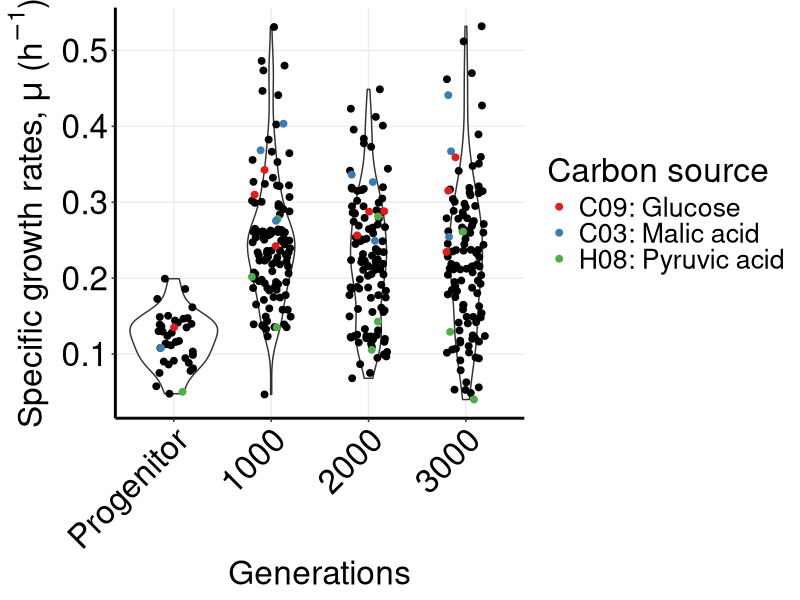
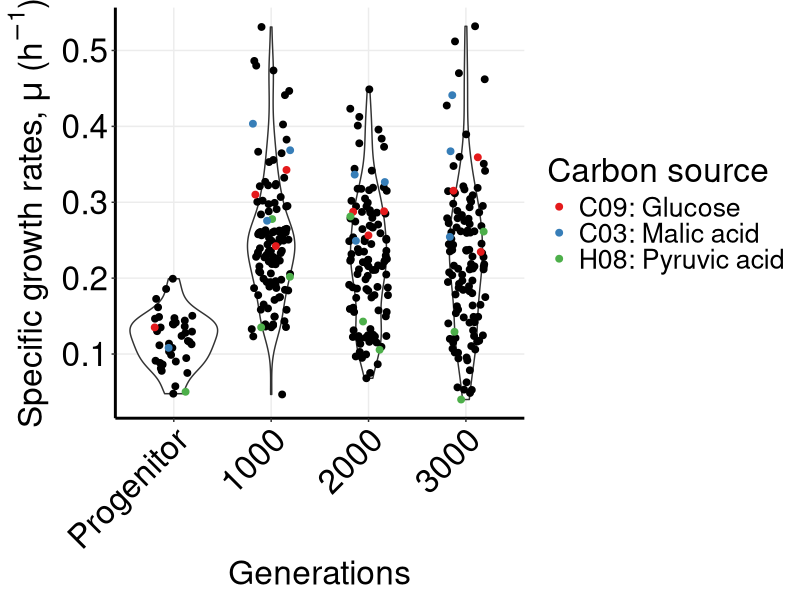

Here is the R script that generated these plots, in order:
# Load required libraries
library(tidyr)
library(dplyr)
library(ggplot2)
library(readxl)
library(tidyverse)

# Read Excel data
df <- read_excel("2024-08-01_growthParameters_LTEE_PM1_48h_edit_04-08-25_cut_edit_top-bottom_edit3_carbon sources.xlsx")

# Set factor levels for Time
df$Time <- factor(df$Time, levels = c("Progenitor", "1000", "2000", "3000"))

# Convert Time to numeric for fitting (used only in smooth line)
df <- df %>%
  mutate(Time_numeric = case_when(
    Time == "Progenitor" ~ 0,
    Time == "1000" ~ 1000,
    Time == "2000" ~ 2000,
    Time == "3000" ~ 3000,
    TRUE ~ NA_real_
  ))

# Define y-axis label with mu symbol
y_label <- expression("Specific growth rates, " * mu * " (h"^{-1}*")")

# Create a combined column for coloring
df <- df %>%
  mutate(ValueColor = case_when(
      #!is.na(A05) ~ as.character(A05),  # Take High value if present
      #!is.na(A08) ~ as.character(A08),    # Otherwise take Low value
      #!is.na(B11) ~ as.character(B11),    # Otherwise take Low value
      !is.na(C03) ~ as.character(C03),  # Take High value if present
      #!is.na(C08) ~ as.character(C08),    # Otherwise take Low value
      #!is.na(E11) ~ as.character(E11),  # Take High value if present
      !is.na(C09) ~ as.character(C09),    # Otherwise take Low value
      !is.na(H08) ~ as.character(H08),    # Otherwise take Low value
      #!is.na(D05) ~ as.character(D05),    # Otherwise take Low value
      TRUE ~ NA_character_
  ))

# Define a custom color palette for values 1–10
value_colors <- c(
  "1" = "#e41a1c",  # red
  "2" = "#377eb8",  # blue
  "3" = "#4daf4a",  # green
  "4" = "#984ea3",  # purple
  "5" = "#ff7f00",  # orange
  "6" = "#ffff33",  # yellow
  "7" = "#a65628",  # brown
  "8" = "#f781bf",  # pink
  "9" = "#999999",  # grey
  "10" = "#66c2a5"  # teal
)

df <- df %>% filter(!is.na(Time))

# Plot
p_violin <- ggplot(df, aes(x = Time, y = OD.r)) +
  # Violin plot
  geom_violin(fill = "white", outlier.shape = NA) +

  # Black points first (those with NA ValueColor)
  geom_jitter(
    data = df %>% filter(is.na(ValueColor)),
    color = "black",
    width = 0.2,
    size = 2
  ) +

  # Colored points next (those with ValueColor defined)
  geom_jitter(
    data = df %>% filter(!is.na(ValueColor)),
    aes(color = ValueColor),
    width = 0.2,
    size = 2
  ) +

  # Manual color scale for carbon sources
  scale_color_manual(
    name = "Carbon source",
    values = value_colors,
    na.value = "black",
    labels = c(
      "1" = "C09: Glucose",
      "2" = "C03: Malic acid",
      "3" = "H08: Pyruvic acid",
      
      #"1" = "C08: Acetic acid",
      #"2" = "E11: 2-Deoxy\nAdenosine",
      #"3" = "D05: Tween 40",
      "4" = "Others"
    )
  ) +

  # Labels and theme
  labs(
    x = "Generations",
    y = y_label,
    color = "Carbon Source"
  ) +
  scale_x_discrete(labels = c("Progenitor", "1000", "2000", "3000")) +
  theme(
    text = element_text(size = 24),
    axis.line.x.bottom = element_line(size = 1),
    axis.line.y.left = element_line(size = 1),
    plot.background = element_rect(fill = "white"),
    panel.background = element_rect(fill = "white"),
    panel.grid.major = element_line(color = "#ECECEC"),
    panel.grid.minor = element_blank(),
    axis.line = element_line(color = "black"),
    axis.text = element_text(color = "black", size = 24, hjust = 0.5),
    axis.title = element_text(color = "black"),
    axis.title.x = element_text(size = 24),
    axis.title.y = element_text(size = 24),
    axis.text.x = element_text(size = 24, angle = 45, hjust = 1),
    axis.text.y = element_text(size = 24),
    panel.border = element_blank(),
    legend.position = "right"
  )

# Print the plot
print(p_violin)

# Save the plot as PNG
ggsave("biolog_carbon_utilisation-All-selectedsubsetFinal-main.png",
       plot = p_violin, width = 10, height = 7, dpi = 300, bg = "white")
